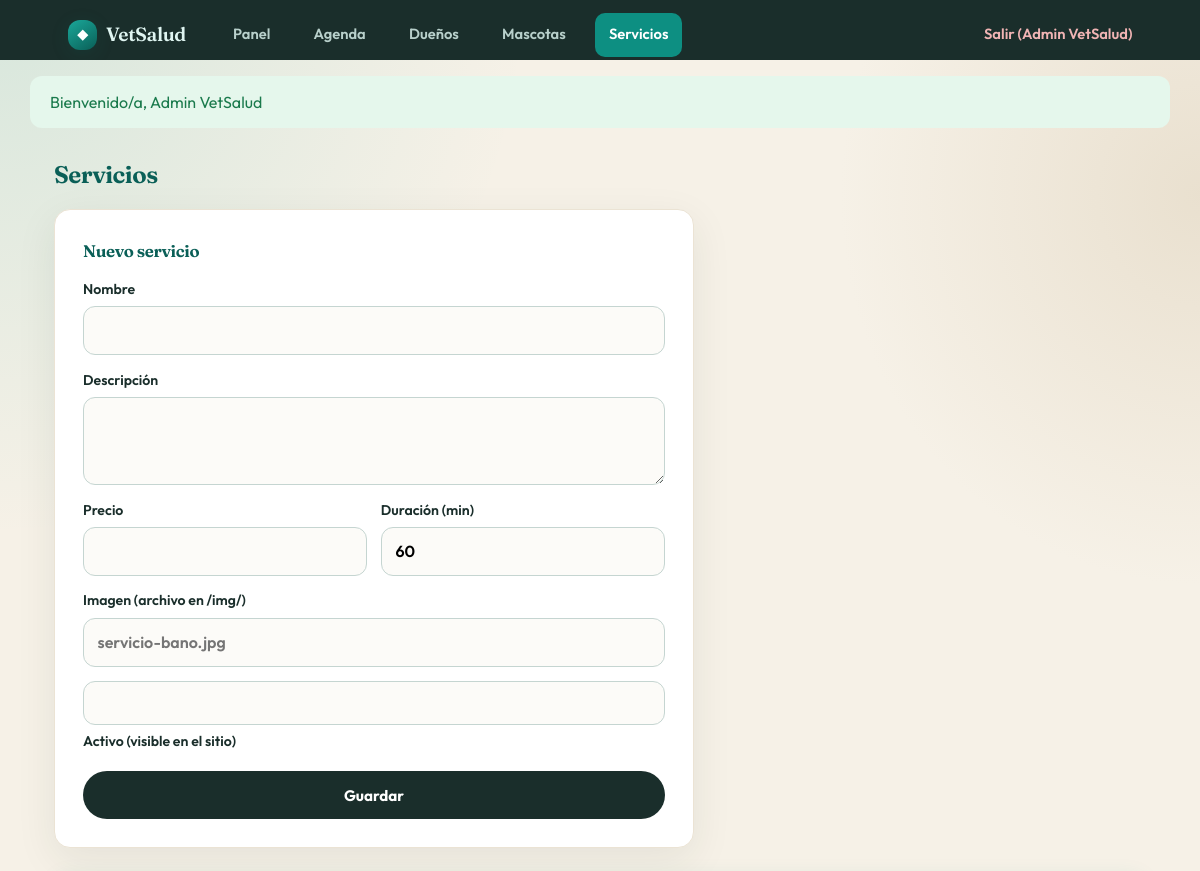
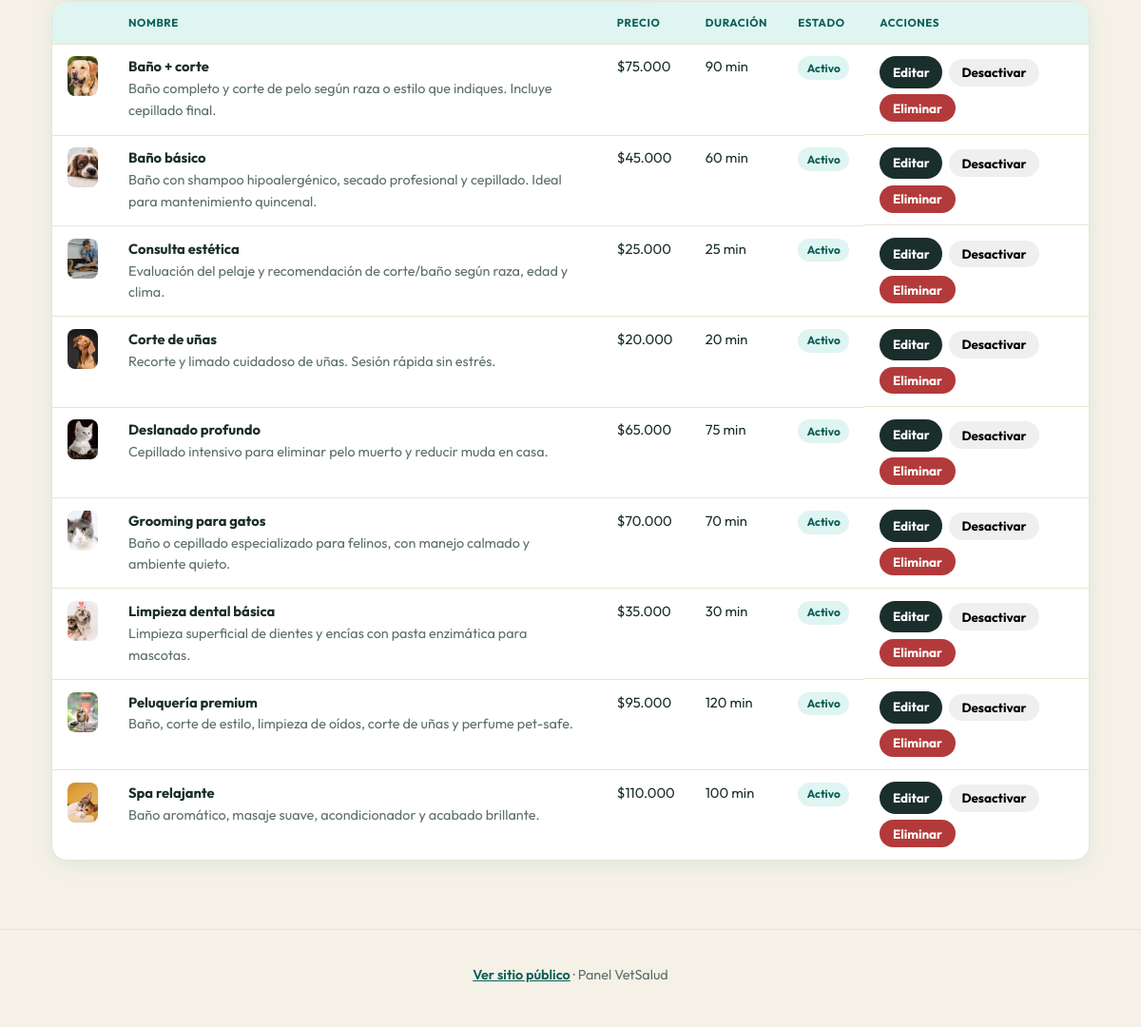
The app's page /admin/servicios.php (signed in) with its own data (2 pictures, top to bottom).
### tables this page shows
CREATE TABLE servicio (
  id_servicio INT UNSIGNED AUTO_INCREMENT PRIMARY KEY,
  nombre VARCHAR(120) NOT NULL,
  descripcion TEXT NULL,
  precio DECIMAL(10,2) NOT NULL DEFAULT 0.00,
  duracion_min SMALLINT UNSIGNED NOT NULL DEFAULT 60,
  imagen VARCHAR(120) NULL,
  activo TINYINT(1) NOT NULL DEFAULT 1
);

### includes/funciones.php (called while the page is built, shortened)
<?php
function e($texto) {
    return htmlspecialchars((string)$texto, ENT_QUOTES, 'UTF-8');
}
function formatearPrecio($precio) {
    return '$' . number_format((float)$precio, 0, ',', '.');
}

### admin/servicios.php (the view, shortened to what this page needs)
<?php
require_once __DIR__ . '/../includes/conexion.php';
require_once __DIR__ . '/../includes/funciones.php';
$editar = null;
$servicios = $mysqli->query('SELECT * FROM servicio ORDER BY activo DESC, nombre')->fetch_all(MYSQLI_ASSOC);
require __DIR__ . '/../includes/header_admin.php';
?>
<div class="toolbar">
    <h2>Servicios</h2>
</div>
<form method="post" class="form" style="margin-bottom:1.5rem">
    <h3><?= $editar ? 'Editar servicio' : 'Nuevo servicio' ?></h3>
    <label>Nombre <input name="nombre" required value="<?= e($editar['nombre'] ?? '') ?>"></label>
    <label>Descripción <textarea name="descripcion" rows="2"><?= e($editar['descripcion'] ?? '') ?></textarea></label>
    <div class="form-row">
        <label>Precio <input type="number" name="precio" min="0" step="100" required value="<?= e($editar['precio'] ?? '') ?>"></label>
        <label>Duración (min) <input type="number" name="duracion_min" min="5" step="5" required value="<?= e($editar['duracion_min'] ?? '60') ?>"></label>
    </div>
    <label>Imagen (archivo en /img/)
        <input name="imagen" placeholder="servicio-bano.jpg" value="<?= e($editar['imagen'] ?? '') ?>">
    </label>
    <label><input type="checkbox" name="activo" value="1" <?= !isset($editar) || (int)($editar['activo'] ?? 1) === 1 ? 'checked' : '' ?>> Activo (visible en el sitio)</label>
    <button class="btn btn-primary" type="submit">Guardar</button>
</form>
<div class="tabla-wrap">
<table>
    <thead><tr><th></th><th>Nombre</th><th>Precio</th><th>Duración</th><th>Estado</th><th>Acciones</th></tr></thead>
    <tbody>
    <?php foreach ($servicios as $s): ?>
        <tr>
            <td style="width:64px">
                <?php if (!empty($s['imagen'])): ?>
                    <img src="../img/<?= e($s['imagen']) ?>" alt="" width="56" height="42" style="border-radius:8px;object-fit:cover;width:56px;height:42px">
                <?php endif; ?>
            </td>
            <td>
                <strong><?= e($s['nombre']) ?></strong>
                <?php if ($s['descripcion']): ?>
                    <br><span class="meta"><?= e($s['descripcion']) ?></span>
                <?php endif; ?>
            </td>
            <td><?= e(formatearPrecio($s['precio'])) ?></td>
            <td><?= (int)$s['duracion_min'] ?> min</td>
            <td>
                <span class="badge <?= (int)$s['activo'] ? 'badge-confirmada' : 'badge-cancelada' ?>">
                    <?= (int)$s['activo'] ? 'Activo' : 'Inactivo' ?>
                </span>
            </td>
            <td class="acciones">
                <a class="btn btn-sm btn-primary" href="?editar=<?= (int)$s['id_servicio'] ?>">Editar</a>
                <form method="post">
                    <button class="btn btn-sm" type="submit"><?= (int)$s['activo'] ? 'Desactivar' : 'Activar' ?></button>
                </form>
                <form method="post" onsubmit="return confirm('¿Eliminar o desactivar?')">
                    <button class="btn btn-sm btn-danger" type="submit">Eliminar</button>
                </form>
            </td>
        </tr>
    <?php endforeach; ?>
    </tbody>
</table>
</div>
<?php require __DIR__ . '/../includes/footer_admin.php'; ?>

### css/estilos.css (style rules this page uses)
:root { --aqua: #0d8f82; --aqua-mid: #1aa89a; --aqua-deep: #0a5f57; --aqua-mist: #dff5f1; --cream: #f6f1e7; --cream-warm: #ebe3d4; --sand: #e4d9c5; --ink: #1a2e2b; --muted: #5c6f6b; --white: #ffffff; --danger: #b33a3a; --ok: #1a7a4c; --warn: #9a6b12; --radius: 16px; --shadow: 0 12px 40px rgba(26, 46, 43, 0.08); --shadow-soft: 0 4px 20px rgba(13, 143, 130, 0.1); --font-display: "Fraunces", Georgia, serif; --font-body: "Outfit", "Source Sans 3", system-ui, sans-serif; --gutter: clamp(1rem, 3.5vw, 1.5rem); --content: 1140px; --touch: 44px; }
* { box-sizing: border-box; margin: 0; padding: 0; }
html { scroll-behavior: smooth; -webkit-text-size-adjust: 100%; }
body { font-family: var(--font-body); background: radial-gradient(ellipse 80% 50% at 0% 0%, rgba(26, 168, 154, 0.14), transparent 55%), radial-gradient(ellipse 60% 40% at 100% 10%, rgba(228, 217, 197, 0.7), transparent 50%), var(--cream); color: var(--ink); min-height: 100vh; line-height: 1.55; overflow-x: clip; }
h1, h2, h3, .brand { font-family: var(--font-display); font-weight: 650; letter-spacing: -0.02em; }
img { max-width: 100%; display: block; }
.btn { display: inline-flex; align-items: center; justify-content: center; gap: 0.35rem; border: none; border-radius: 999px; padding: 0.75rem 1.35rem; font-weight: 700; text-decoration: none; cursor: pointer; font-family: inherit; font-size: 0.95rem; transition: transform 0.15s, background 0.2s, box-shadow 0.2s; }
.btn-primary { background: var(--ink); color: white; }
.btn-sm { padding: 0.4rem 0.85rem; font-size: 0.84rem; }
.btn-danger { background: var(--danger); color: white; }
.meta { color: var(--muted); font-size: 0.9rem; }
.form { background: white; border-radius: var(--radius); padding: clamp(1.15rem, 3vw, 1.75rem); border: 1px solid var(--cream-warm); max-width: 640px; width: 100%; display: grid; gap: 0.9rem; box-shadow: var(--shadow); }
.form h3 { color: var(--aqua-deep); font-size: 1.05rem; padding-top: 0.35rem; border-top: 1px solid var(--cream-warm); margin-top: 0.25rem; }
.form h3:first-of-type { border-top: none; padding-top: 0; margin-top: 0; }
.form label { font-weight: 600; font-size: 0.88rem; display: grid; gap: 0.35rem; }
.form input, .form select, .form textarea { width: 100%; min-height: var(--touch); padding: 0.7rem 0.85rem; border: 1px solid #c5d5d1; border-radius: 12px; font: inherit; font-size: 1rem; background: #fcfbf8; transition: border-color 0.15s, outline 0.15s; appearance: none; -webkit-appearance: none; }
.form textarea { min-height: 5.5rem; resize: vertical; }
.form > .btn[type="submit"], .form > button.btn { width: 100%; min-height: calc(var(--touch) + 4px); margin-top: 0.25rem; }
.form-row { display: grid; grid-template-columns: 1fr 1fr; gap: 0.85rem; }
.tabla-wrap { overflow-x: auto; background: white; border-radius: var(--radius); border: 1px solid var(--cream-warm); box-shadow: var(--shadow-soft); }
table { width: 100%; border-collapse: collapse; }
th, td { text-align: left; padding: 0.8rem 1rem; border-bottom: 1px solid var(--cream-warm); font-size: 0.92rem; vertical-align: top; }
th { background: var(--aqua-mist); color: var(--aqua-deep); font-size: 0.72rem; text-transform: uppercase; letter-spacing: 0.05em; }
tr:last-child td { border-bottom: none; }
.badge { display: inline-block; padding: 0.2rem 0.6rem; border-radius: 999px; font-size: 0.74rem; font-weight: 700; }
.badge-confirmada { background: var(--aqua-mist); color: var(--aqua-deep); }
.acciones { display: flex; gap: 0.4rem; flex-wrap: wrap; align-items: center; }
.toolbar { display: flex; justify-content: space-between; align-items: center; gap: 1rem; margin-bottom: 1rem; flex-wrap: wrap; }
.toolbar h2 { color: var(--aqua-deep); }

### records on screen
servicio: imagen (picture), nombre "Baño + corte", descripcion "Baño completo y corte de pelo según raza o estilo que indiques. Incluye cepillado final.", precio "$75.000", duracion_min "90", activo "Activo"
servicio: imagen (picture), nombre "Baño básico", descripcion "Baño con shampoo hipoalergénico, secado profesional y cepillado. Ideal para mantenimiento quincenal.", precio "$45.000", duracion_min "60", activo "Activo"
servicio: imagen (picture), nombre "Consulta estética", descripcion "Evaluación del pelaje y recomendación de corte/baño según raza, edad y clima.", precio "$25.000", duracion_min "25", activo "Activo"
servicio: imagen (picture), nombre "Corte de uñas", descripcion "Recorte y limado cuidadoso de uñas. Sesión rápida sin estrés.", precio "$20.000", duracion_min "20", activo "Activo"
servicio: imagen (picture), nombre "Deslanado profundo", descripcion "Cepillado intensivo para eliminar pelo muerto y reducir muda en casa.", precio "$65.000", duracion_min "75", activo "Activo"
servicio: imagen (picture), nombre "Grooming para gatos", descripcion "Baño o cepillado especializado para felinos, con manejo calmado y ambiente quieto.", precio "$70.000", duracion_min "70", activo "Activo"
servicio: imagen (picture), nombre "Limpieza dental básica", descripcion "Limpieza superficial de dientes y encías con pasta enzimática para mascotas.", precio "$35.000", duracion_min "30", activo "Activo"
servicio: imagen (picture), nombre "Peluquería premium", descripcion "Baño, corte de estilo, limpieza de oídos, corte de uñas y perfume pet-safe.", precio "$95.000", duracion_min "120", activo "Activo"
servicio: imagen (picture), nombre "Spa relajante", descripcion "Baño aromático, masaje suave, acondicionador y acabado brillante.", precio "$110.000", duracion_min "100", activo "Activo"

### other values on screen
$nombreAdmin "Admin VetSalud"
$mensaje "Bienvenido/a, Admin VetSalud"
